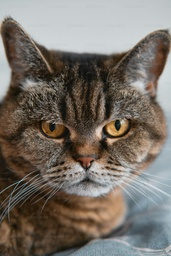
#> input picture cat.jpg, 171 x 256 px, shrunk from 3000 x 4500 before the run
$ python urok11.py
#> lines starting #> are read from the running program, lines starting #| are printed output that depends on the picture
import cv2
from PIL import Image

image_path = 'cat.jpg'
overlay_path = 'vusa.png'
cat_face_cascade = cv2.CascadeClassifier('cascade.xml')

image = cv2.imread(image_path)
#> image is the input picture: shape (256, 171, 3); mean B, G, R 104.6, 112.7, 120.1
cat = Image.open(image_path)
mustache = Image.open(overlay_path)
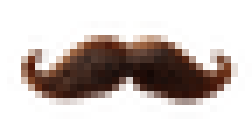
#> input picture vusa.png, 36 x 20 px, shrunk from 625 x 350 before the run (shown 7 times larger)
#> mustache is the input picture: PIL image 36x20 RGBA; mean R, G, B, A 37.5, 20.7, 14.7, 66.3

cat = cat.convert("RGBA")
#> cat: PIL image 171x256 RGBA
mustache = mustache.convert("RGBA")

cat_face = cat_face_cascade.detectMultiScale(image)
#> cat_face = [[56, 9, 48, 48], [65, 133, 55, 55]]

for (x, y, w, h) in cat_face:
    mustache_width = int(w * 1.2)
#> mustache_width = 57
    mustache_height = int(mustache_width * (mustache.height / mustache.width))
#> mustache_height = 31
    mustache_start_y = y + int(h * 0.6)
#> mustache_start_y = 37
    mustache_start_x = x - int((mustache_width - w) / 2)
#> mustache_start_x = 52
    mustache_resized = mustache.resize((mustache_width, mustache_height))
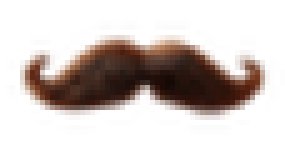
#> mustache_resized: PIL image 57x31 RGBA (shown 5 times larger); mean R, G, B, A 42, 23.2, 16.1, 66.3; transparent parts drawn white

    cat.save('cat_with_mustache.png')
    new_cat = cv2.imread('cat_with_mustache.png')

    cv2.imshow('My cat with mustache', new_cat)

    cv2.waitKey()
